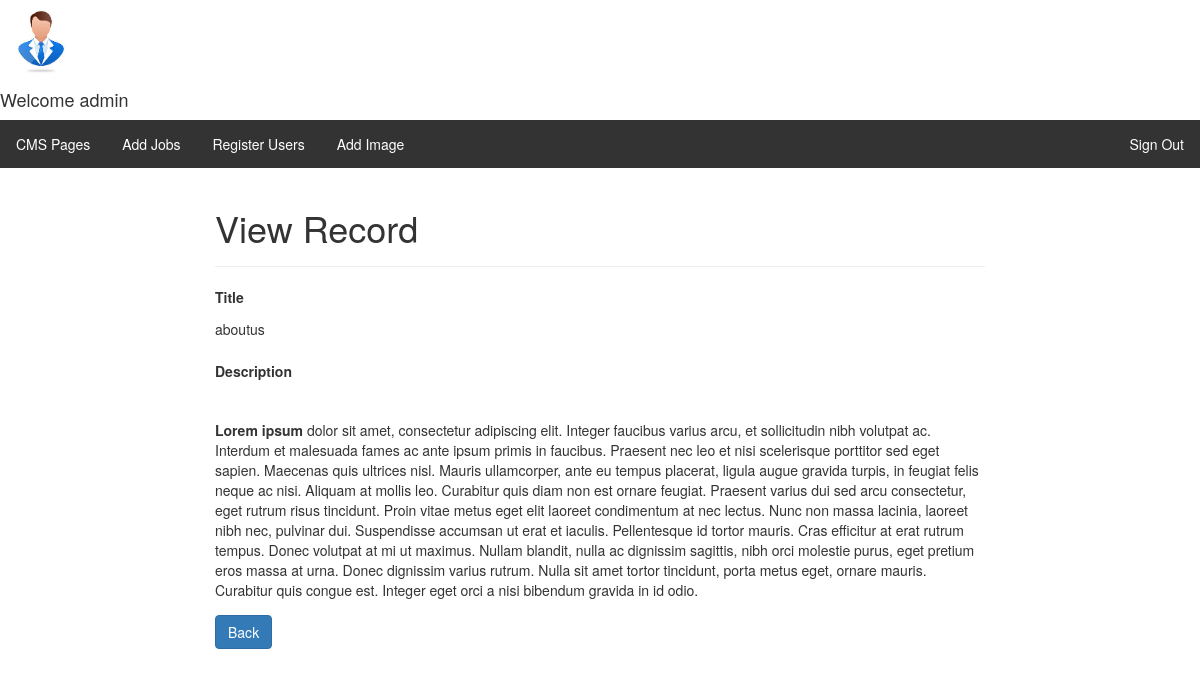
The page /admin/readcms.php?id=1 (signed in) on the database its author committed.
### tables this page shows
CREATE TABLE `cmspages` (
  `id` int(11) NOT NULL,
  `title` varchar(500) NOT NULL,
  `description` text NOT NULL,
  `createdat` timestamp NOT NULL DEFAULT current_timestamp() ON UPDATE current_timestamp()
);

### admin/include/session.php (called while the page is built, shortened)
<?php
   include('include\config.php');
   $user_check = $_SESSION['admin_user'];
   $ses_sql = mysqli_query($con,"select admin_user from admin where admin_user = '$user_check' ");
   $row = mysqli_fetch_array($ses_sql,MYSQLI_ASSOC);
   $login_session = $row['admin_user'];
?>

### admin/readcms.php (the view, shortened to what this page needs)
<?php
include("include\session.php");
if(isset($_GET["id"]) && !empty(trim($_GET["id"]))){
    require_once "include\config.php";
    $sql = "SELECT * FROM cmspages WHERE id = ?";
    if($stmt = mysqli_prepare($con, $sql)){
        mysqli_stmt_bind_param($stmt, "i", $param_id);
        if(mysqli_stmt_execute($stmt)){
            $result = mysqli_stmt_get_result($stmt);
            if(mysqli_num_rows($result) == 1){
                $row = mysqli_fetch_array($result, MYSQLI_ASSOC);
            } else{
                header("location: error.php");
                exit();
            }
        } else{
            echo "Oops! Something went wrong. Please try again later.";
        }
    }
} else{
    header("location: error.php");
    exit();
}
?>
<!DOCTYPE html>
<html lang="en">
<head>
     <link rel="stylesheet" href="asset\css\adminhome.css">
    <link rel="stylesheet" href="https://maxcdn.bootstrapcdn.com/bootstrap/3.3.7/css/bootstrap.css">
</head>
<body>
	<div class="imgcontainer">
            <img width ="80px" src="asset\image\avtarimage.jpg" alt="Avatar" class="avatar"><h4>Welcome <?php echo $login_session; ?></h4>
        </div>
  <?php include("header.php"); ?>
    <div class="wrapper">
        <div class="container-fluid">
            <div class="row">
                <div class="col-md-12">
                    <div class="page-header">
                        <h1>View Record</h1>
                    </div>
                    <div class="form-group">
                        <label>Title</label>
                        <p class="form-control-static"><?php echo $row["title"]; ?></p>
                    </div>
                    <div class="form-group">
                        <label>Description</label>
                        <p class="form-control-static"><?php echo $row["description"]; ?></p>
                    </div>
                    <p><a href="addcmspage.php" class="btn btn-primary">Back</a></p>
                </div>
            </div>
        </div>
    </div>
</body>
</html>

### admin/readcms.php (style rules this page uses)
.wrapper { width: 800px; margin: 0 auto; }

### rows shown on the page
cmspages: title "aboutus", description "Lorem ipsum dolor sit amet, consectetur adipiscing elit. Integer faucibus varius arcu, et sollicitudin nibh volutpat ac. Interdum et malesuada fames ac ante ipsum primis in faucibus. Praesent nec leo et nisi scelerisque porttitor sed eget sapien. Maecenas quis ultrices nisl. Mauris ullamcorper, ante eu tempus placerat, ligula augue gravida turpis, in feugiat felis neque ac nisi. Aliquam at mollis leo. Curabitur quis diam non est ornare feugiat. Praesent varius dui sed arcu consectetur, eget rutrum risus tincidunt. Proin vitae metus eget elit laoreet condimentum at nec lectus. Nunc non massa lacinia, laoreet nibh nec, pulvinar dui. Suspendisse accumsan ut erat et iaculis. Pellentesque id…"

### other values the page prints
$login_session "admin"
